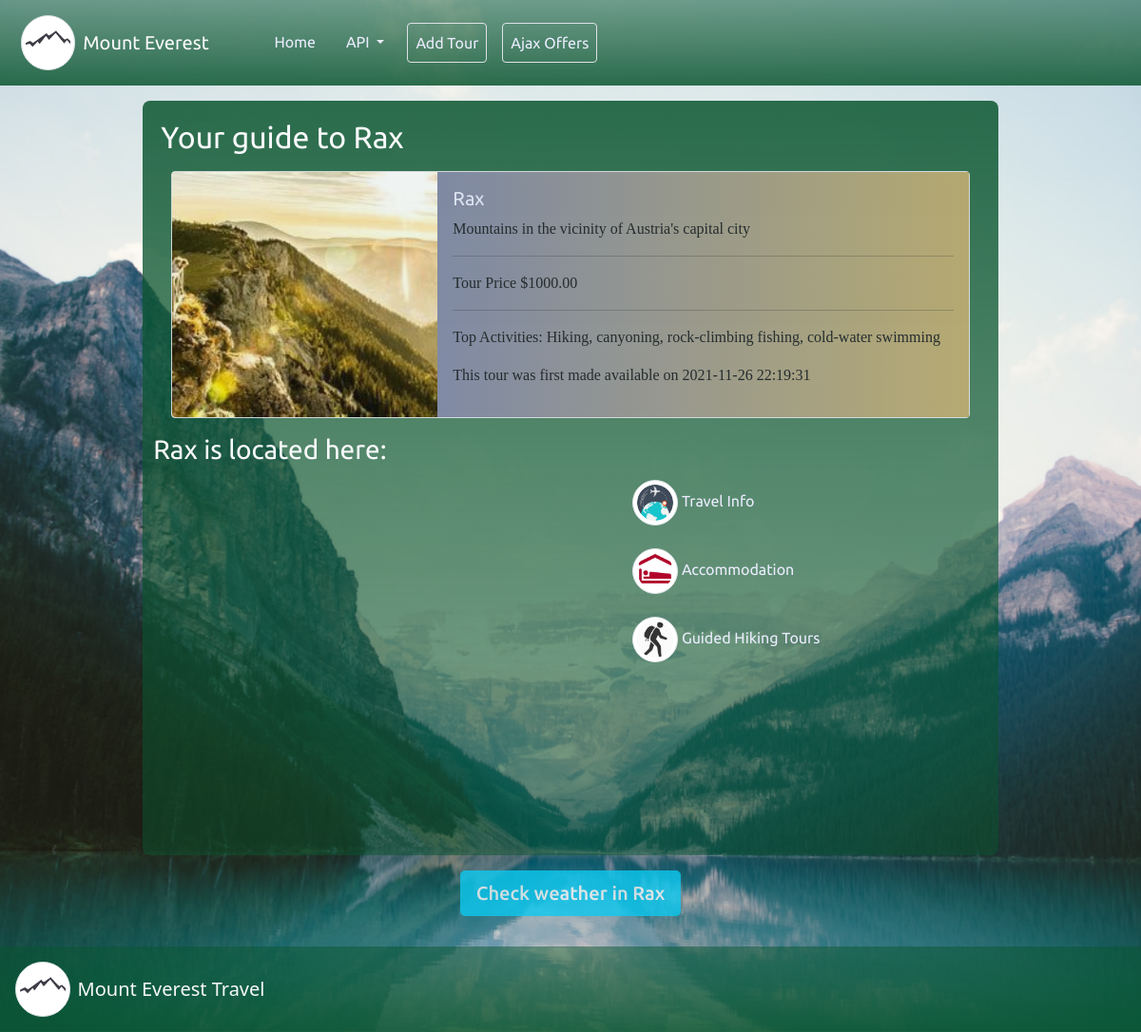
/show_details.php?id=1, run on the app's committed database.
### tables this page shows
CREATE TABLE `locations` (
  `loc_id` int(11) NOT NULL,
  `location_name` varchar(255) NOT NULL,
  `price` decimal(10,2) NOT NULL,
  `description` varchar(255) NOT NULL,
  `activities` varchar(255) DEFAULT 'Climbing and hiking',
  `latitude` decimal(8,6) NOT NULL,
  `longitude` decimal(9,6) NOT NULL,
  `picture` varchar(255) DEFAULT NULL,
  `created_at` timestamp NOT NULL DEFAULT current_timestamp() ON UPDATE current_timestamp()
);

### show_details.php (the view, shortened to what this page needs)
<?php
require_once 'includes/db_connect.inc.php';
if ($_GET['id']) {
    $id = $_GET['id'];
    $sql = "SELECT * FROM locations WHERE loc_id = {$id};";
    $res = mysqli_query($connect, $sql);
    if (mysqli_num_rows($res) == 1) {
        $data = mysqli_fetch_assoc($res);
        $loc = $data['location_name'];
        $price = $data['price'];
        $desc = $data['description'];
        $activ = $data['activities'];
        $date = $data['created_at'];
        $pic = $data['picture'];
    } else {
        header("location: error.php");
    }
} else {
    header("location: error.php");
}
?>
<!DOCTYPE html>
<html lang="en" dir="ltr">
<head>
    <?php require_once 'includes/bootstrap_css.inc.php'; ?>
    <link rel="stylesheet" href="sass/main.css">
</head>
<body>
    <div class="show-details-container">
        <?php require_once 'includes/nav_root.inc.php'; ?>
        <div class="container w-75 mt-3 inside-details">
            <h2 class="p-2 details-title text-light">Your guide to <?php echo ucwords($loc) ?></h2>
            <div class="card m-auto mb-3 border rounded dispCard" style="max-width: 70vw;">
                <div class="row g-0">
                    <div class="col-md-4">
                        <img src="img/<?= $pic ?>" class="img-fluid rounded-start cardImg"
                            alt="<?php echo ucwords($loc) ?>">
                    </div>
                    <div class="col-md-8">
                        <div class="card-body">
                            <h5 class="card-title"><?php echo ucwords($loc) ?></h5>
                            <p class="cardDesc"><?php echo $desc ?></p>
                            <hr>
                            <p class="card-price">Tour Price $<?php echo $price ?></p>
                            <hr>
                            <p class="card-price">Top Activities: <?php echo $activ ?></p>
                            <p class="card-date">
                                <?= 'This tour was first made available on ' . strtolower($date) ?>
                            </p>
                        </div>
                    </div>
                </div>
            </div>
            <h3 class="map-title mt-3 text-light"><?php echo ucwords($loc) ?> is located here:</h3>
            <div class="map">
                <div class="map-wrap me-4">
                    <div id="map" class="mt-3 mb-4"></div>
                </div>
                <div class="travel-details text-light">
                    <ul style="list-style: none;">
                        <li>
                            <a href="#">
                                <img src="img/travel.jpeg" class="img-thumbnail rounded-circle" height="40" alt="">
                                Travel
                                Info
                            </a>
                        </li>
                        <br>
                        <li>
                            <a href="#">
                                <img src="img/accom.jpeg" class="img-thumbnail rounded-circle" height="40" alt="">
                                Accommodation
                            </a>
                        </li>
                        <br>
                        <li>
                            <a href="#">
                                <img src="img/hike.jpeg" class="img-thumbnail rounded-circle" height="40" alt=""> Guided
                                Hiking Tours
                            </a>
                        </li>
                    </ul>
                </div>
            </div>
        </div>
        <div class="container text-center m-auto">
            <form id="form">
                <input type="submit" value="Check weather in <?php echo $loc ?>"
                    class="btn btn-lg btn-info text-light weatherBtn">
            </form>
            <div id="weather-card" class="p-3 m-auto weather-card">
            </div>
        </div>
        <?php require_once 'includes/footer.php'; ?>
    </div>
</body>
</html>

### includes/bootstrap_css.inc.php (shortened to what this page needs)
<link href="https://cdn.jsdelivr.net/npm/bootstrap@5.1.3/dist/css/bootstrap.min.css" rel="stylesheet"
>

### includes/nav_root.inc.php (shortened to what this page needs)
<nav class="navbar navbar-expand-lg navbar-light">
    <div class="container-fluid">
        <div class="brand-wrapper rounded d-flex justify-content-start align-items-center">
            <a href="index.php">
                <img src="img/everest.jpeg" class="me-2 img-thumbnail rounded-circle brand-img" alt="">
            </a>
            <a class="navbar-brand text-light" href="index.php">
                Mount Everest
            </a>
        </div>
        <div class="collapse navbar-collapse" id="navbarNavDropdown">
            <ul class="navbar-nav">
                <li class="nav-item">
                    <a class="nav-link" aria-current="page" href="index.php">Home</a>
                </li>
                <li class="nav-item dropdown">
                    <a class="nav-link dropdown-toggle" href="#" id="navbarDropdownMenuLink" role="button"
                        data-bs-toggle="dropdown" aria-expanded="false">
                        API
                    </a>
                </li>
                <li class="nav-item">
                    <a class="nav-link btn btn-outline-primary border rounded add-nav-btn" href="create.php">Add
                        Tour</a>
                </li>
                <li class="nav-item">
                    <a class="nav-link btn btn-outline-dark border rounded ajax-nav-btn" href="ajax_offers.html">Ajax
                        Offers</a>
                </li>
            </ul>
        </div>
    </div>
</nav>

### includes/footer.php
<footer>
    <div class="container-fluid p-3">
        <div class="footer-wrapper rounded d-flex justify-content-start align-items-center">
            <a href="index.php">
                <img src="img/everest.jpeg" class="me-2 img-thumbnail rounded-circle brand-img" alt="">
            </a>
            <a class="navbar-brand text-light" href="index.php">
                Mount Everest Travel
            </a>
        </div>
    </div>
</footer>

### sass/main.css (style rules this page uses)
nav { height: 90px; background: -webkit-gradient(linear, left top, left bottom, from(rgba(10, 85, 47, 0.5)), to(rgba(10, 85, 47, 0.85))) !important; background: linear-gradient(to bottom, rgba(10, 85, 47, 0.5), rgba(10, 85, 47, 0.85)) !important; font-family: ubu-r; }
.brand-wrapper { margin-right: 2.2em; padding: 0.6em; }
.brand-wrapper img { -webkit-transition: all 2.8s ease-in-out; transition: all 2.8s ease-in-out; }
.brand-img { height: 3.6rem; width: 3.6rem; -o-object-fit: cover; object-fit: cover; }
nav .nav-link { color: #ebedff !important; margin-right: 1em; }
#navbarNavDropdown { z-index: 1000 !important; }
.card-title { font-family: ubu-r; color: #ebedff; }
.card-body { background-image: -webkit-gradient(linear, left top, right top, from(rgba(10, 24, 85, 0.5)), to(rgba(180, 159, 90, 0.85))); background-image: linear-gradient(to right, rgba(10, 24, 85, 0.5), rgba(180, 159, 90, 0.85)); }
.index-container, .create-container, .error-container, .update-container, .show-details-container, .delete-container, .a_update-container, .a_delete-container, .ajax-container, footer { background-position: center; background-size: cover; background-repeat: no-repeat; background-attachment: fixed; }
.a_create-container, .a_update-container, .a_delete-container, .map-title, .details-title, .travel-details { font-family: ubu-r; }
.weather-card, .weatherBtn { font-family: ubu-m; opacity: 0.8 !important; }
.show-details-container { background-image: url("../img/sdbg.jpg"); }
.inside-details { background-image: -webkit-gradient(linear, left bottom, left top, from(rgba(10, 85, 47, 0.5)), to(rgba(10, 85, 47, 0.85))); background-image: linear-gradient(to top, rgba(10, 85, 47, 0.5), rgba(10, 85, 47, 0.85)); padding: 0.7em; margin-bottom: 1em; border-radius: 8px; }
.dispCard { opacity: 0.92; font-family: ubu-l; }
.cardImg { vertical-align: middle; height: 100%; -o-object-fit: cover; object-fit: cover; }
#map { height: 22rem; width: 28rem; opacity: 0.96; border-radius: 6px; }
.travel-details img { height: 3rem; width: 3rem; -o-object-fit: cover; object-fit: cover; }
.map { display: -webkit-box; display: -ms-flexbox; display: flex; -webkit-box-pack: start; -ms-flex-pack: start; justify-content: flex-start; -ms-flex-line-pack: center; align-content: center; }
.travel-details { margin-top: 0.5em; }
.travel-details li a { text-decoration: none; color: #ebedff; }
footer { background: -webkit-gradient(linear, left top, left bottom, from(rgba(10, 85, 47, 0.5)), to(rgba(10, 85, 47, 0.85))) !important; background: linear-gradient(to bottom, rgba(10, 85, 47, 0.5), rgba(10, 85, 47, 0.85)) !important; }

### data on the page
locations: location_name "Rax", picture (picture), description "Mountains in the vicinity of Austria's capital city", price "1000.00", activities "Hiking, canyoning, rock-climbing fishing, cold-water swimming", created_at "2021-11-26 22:19:31", location_name "Check weather in Rax"
